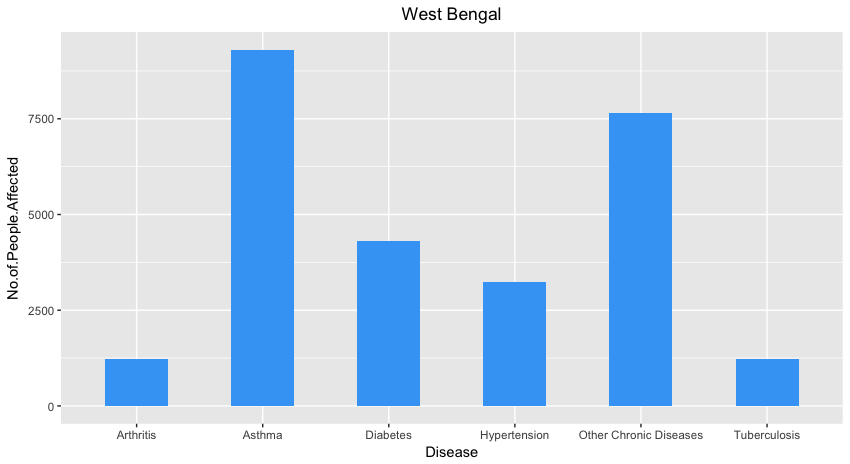

Reproduce this figure in R.
#Bar Graph for Disease Vs Number of People Affected
library(ggplot2)
graphone<-read.csv("ajmer.csv",TRUE,",")
class(graphone)
ggplot(data=graphone, aes(x=Disease, y=No.of.People.Affected)) + geom_bar(stat="identity",width = 0.5,fill = "#42A5F5")+ggtitle("West Bengal") +
  theme(plot.title = element_text(hjust = 0.5))
